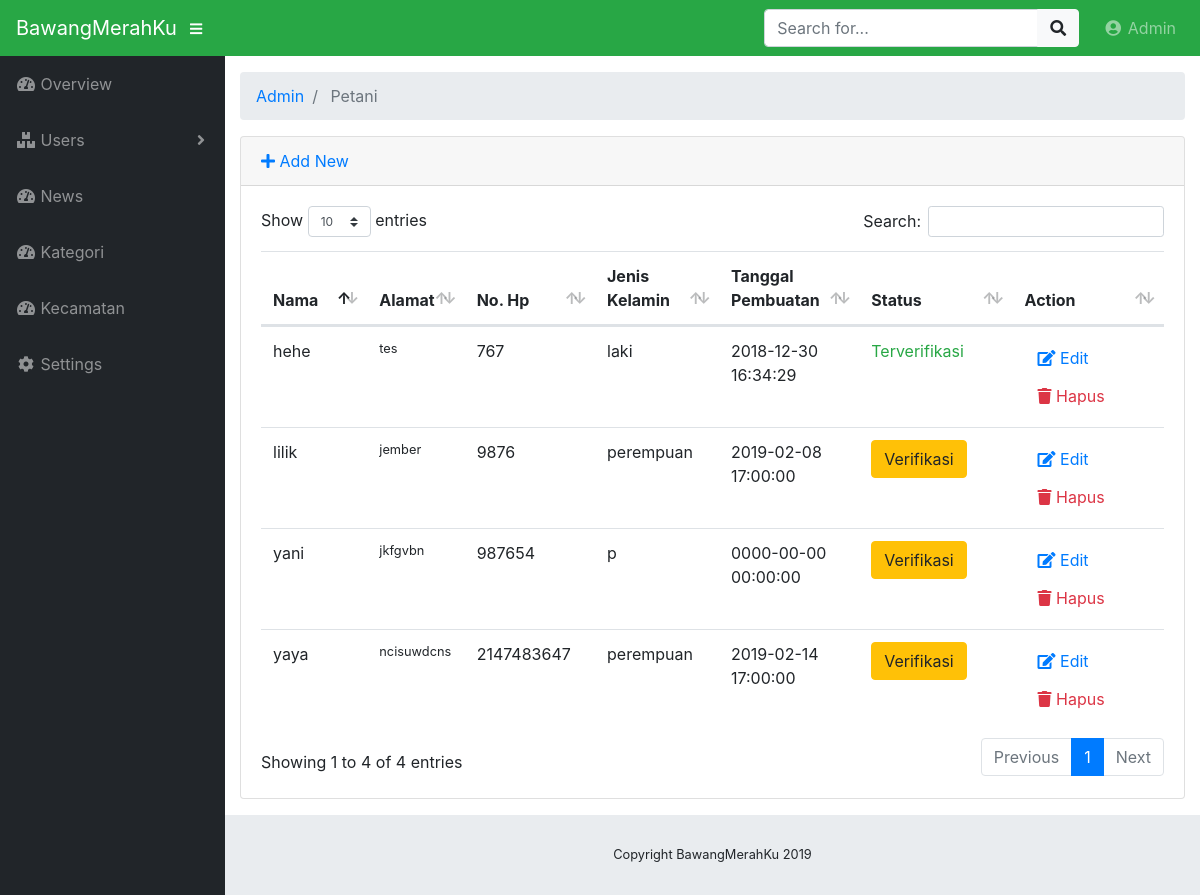
Screenshot of /index.php/admin/petani with the database file from the repository.
### tables this page shows
CREATE TABLE `petani` (
  `ptn_id` int(10) NOT NULL,
  `ptn_nama` varchar(25) NOT NULL,
  `ptn_alamat` text NOT NULL,
  `ptn_nohp` int(15) NOT NULL,
  `ptn_uname` varchar(15) NOT NULL,
  `ptn_password` varchar(32) NOT NULL,
  `ptn_gender` varchar(20) NOT NULL,
  `ptn_created` timestamp NOT NULL DEFAULT CURRENT_TIMESTAMP,
  `ptn_status` varchar(14) NOT NULL
);

### application/controllers/admin/Petani.php (called while the page is built, shortened)
<?php
class Petani extends CI_Controller
{
    public function __construct()
    {
        $this->load->model("product_model");
        $this->load->library('form_validation');
    }
    public function index()
    {
        $data["tani"] = $this->product_model->getAll('petani');
        $this->load->view("admin/petani/viewpetani", $data);
    }
}

### index.php (called while the page is built, shortened)
<?php
require_once BASEPATH.'core/CodeIgniter.php';

### application/models/Product_model.php (called while the page is built, shortened)
<?php defined('BASEPATH') OR exit('No direct script access allowed');
class Product_model extends CI_Model
{
    public function getAll($table)
    {
        return $this->db->get($table)->result();
    }
}

### application/views/admin/petani/viewpetani.php (the view, shortened to what this page needs)
<!DOCTYPE html>
<html lang="en">
<head>
</head>
<body id="page-top">
	<div id="wrapper">
		<div id="content-wrapper">
			<div class="container-fluid">
				<div class="card mb-3">
					<div class="card-header">
						<a href="<?php echo site_url('admin/petani/add') ?>"><i class="fas fa-plus"></i> Add New</a>
					</div>
					<div class="card-body">
						<div class="table-responsive">
							<table class="table table-hover" id="dataTable" width="100%" cellspacing="0">
								<thead>
									<tr>
                                        <th>Nama</th>
                                        <th>Alamat</th>
										<th>No. Hp</th>
                                        <th>Jenis Kelamin</th>
										<th>Tanggal Pembuatan</th>
										<th>Status</th>
										<th>Action</th>
									</tr>
								</thead>
								<tbody>
									<?php foreach ($tani as $tn): ?>
									<tr>
										<td width="150">
											<?php echo $tn->ptn_nama ?>
										</td>
										<td class="small">
                                            <?php echo substr($tn->ptn_alamat, 0, 120) ?></td>
										<td width="150">
											<?php echo $tn->ptn_nohp ?>
										</td>
										<td width="150">
											<?php echo $tn->ptn_gender ?>
										</td>
										<td width="150">
											<?php echo $tn->ptn_created ?>
										</td>
										<td width="250">
										<?php if ($tn->ptn_status == "terverifikasi") {
											echo "<p class='text-success'>Terverifikasi</p>";
										}else {
											?>
											<a href="<?php echo site_url('admin/petani/verifikasi/'.$tn->ptn_id) ?>"
											class="btn btn-small btn-warning"> Verifikasi</a>
										<?php }?>
										</td>
										<td width="250">
											<a href="<?php echo site_url('admin/petani/edit/'.$tn->ptn_id) ?>"
											 class="btn btn-small"><i class="fas fa-edit"></i> Edit</a>
											<a onclick="deleteConfirm('<?php echo site_url('admin/petani/delete/'.$tn->ptn_id) ?>')"
											 href="#!" class="btn btn-small text-danger"><i class="fas fa-trash"></i> Hapus</a>
										</td>
									</tr>
									<?php endforeach; ?>
								</tbody>
							</table>
						</div>
					</div>
				</div>
			</div>
		</div>
	</div>
</body>
</html>

### css/sb-admin.css (style rules this page uses)
html { position: relative; min-height: 100%; }
body { height: 100%; }
#wrapper { display: -webkit-box; display: -ms-flexbox; display: flex; }
#wrapper #content-wrapper { overflow-x: hidden; width: 100%; padding-top: 1rem; padding-bottom: 80px; }
:root { --input-padding-x: 0.75rem; --input-padding-y: 0.75rem; }

### rows the page displays
petani: ptn_nama "hehe", ptn_alamat "tes", ptn_nohp "767", ptn_gender "laki", ptn_created "2018-12-30 16:34:29", ptn_status "Terverifikasi"
petani: ptn_nama "yaya", ptn_alamat "ncisuwdcns", ptn_nohp "2147483647", ptn_gender "perempuan", ptn_created "2019-02-14 17:00:00"
petani: ptn_nama "yani", ptn_alamat "jkfgvbn", ptn_nohp "987654", ptn_gender "p", ptn_created "0000-00-00 00:00:00"
petani: ptn_nama "lilik", ptn_alamat "jember", ptn_nohp "9876", ptn_gender "perempuan", ptn_created "2019-02-08 17:00:00"

### other values shown
SITE_NAME "BawangMerahKu"
$segment "Admin"
$segment "Petani"
Date('Y') "2019"
